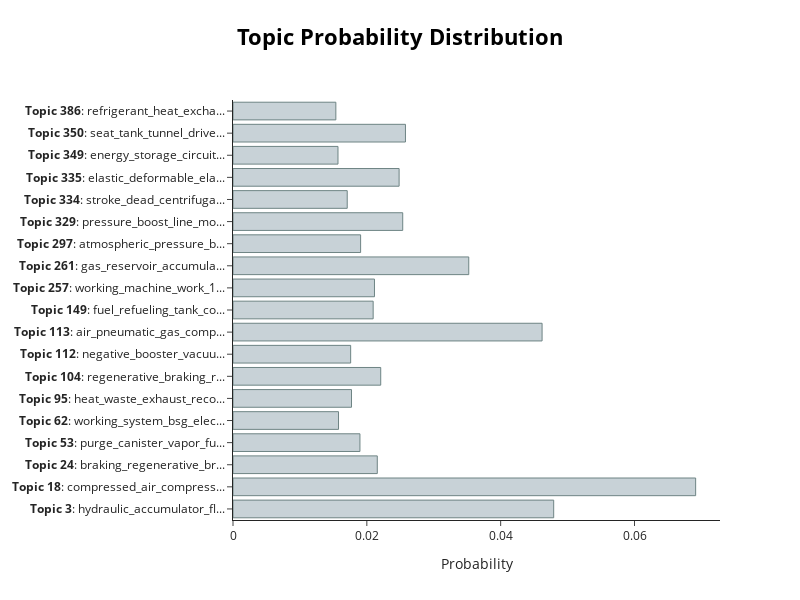

Here is the notebook cell this chart was saved with:
### Code cell
topic_model.visualize_distribution(topic_distr[0])

### Figure 1 — Plotly figure (JSON) as saved in the notebook; plotly's stock layout.template omitted (floating-point values rounded to 4 significant figures)
{"data": [{"marker": {"color": "#C8D2D7", "line": {"color": "#6E8484", "width": 1}}, "orientation": "h", "type": "bar", "x": [0.04792, 0.06914, 0.02156, 0.01897, 0.01577, 0.01771, 0.02207, 0.01758, 0.04619, 0.02095, 0.02114, 0.03523, 0.01907, 0.02536, 0.01707, 0.02483, 0.01569, 0.02577, 0.01537], "y": ["<b>Topic 3</b>: hydraulic_accumulator_fl...", "<b>Topic 18</b>: compressed_air_compress...", "<b>Topic 24</b>: braking_regenerative_br...", "<b>Topic 53</b>: purge_canister_vapor_fu...", "<b>Topic 62</b>: working_system_bsg_elec...", "<b>Topic 95</b>: heat_waste_exhaust_reco...", "<b>Topic 104</b>: regenerative_braking_r...", "<b>Topic 112</b>: negative_booster_vacuu...", "<b>Topic 113</b>: air_pneumatic_gas_comp...", "<b>Topic 149</b>: fuel_refueling_tank_co...", "<b>Topic 257</b>: working_machine_work_1...", "<b>Topic 261</b>: gas_reservoir_accumula...", "<b>Topic 297</b>: atmospheric_pressure_b...", "<b>Topic 329</b>: pressure_boost_line_mo...", "<b>Topic 334</b>: stroke_dead_centrifuga...", "<b>Topic 335</b>: elastic_deformable_ela...", "<b>Topic 349</b>: energy_storage_circuit...", "<b>Topic 350</b>: seat_tank_tunnel_drive...", "<b>Topic 386</b>: refrigerant_heat_excha..."]}], "layout": {"height": 600, "hoverlabel": {"bgcolor": "white", "font": {"family": "Rockwell", "size": 16}}, "title": {"font": {"color": "Black", "size": 22}, "text": "<b>Topic Probability Distribution</b>", "x": 0.5, "xanchor": "center", "y": 0.95, "yanchor": "top"}, "width": 800, "xaxis": {"title": {"text": "Probability"}}}}
